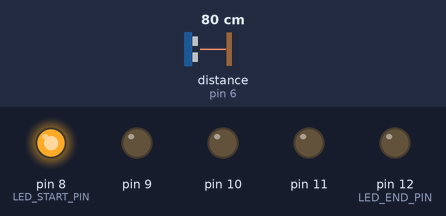
A sketch run on a simulated Arduino Uno, built with avr-gcc and run on an emulated ATmega328P. On the bench: output pins drawn as LEDs (lit = HIGH). The test bench sets the inputs (shaded band); at power-on: distance to the obstacle (sensor on pin 6) 80 cm. The echo pulse lasts 58.3 µs per cm.

Above: at 1.2 s.
1.3 s: distance to the obstacle (sensor on pin 6) set to 26 cm
2.8 s: distance to the obstacle (sensor on pin 6) set to 21 cm
At 3.5 s:
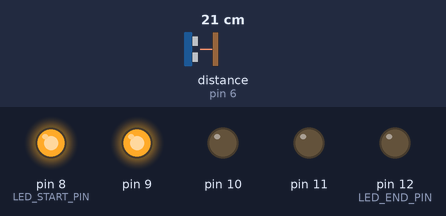
4.3 s: distance to the obstacle (sensor on pin 6) set to 16 cm
At 4.8 s:
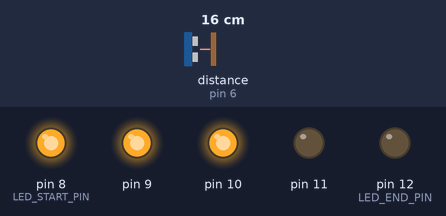
5.8 s: distance to the obstacle (sensor on pin 6) set to 9 cm
7.3 s: distance to the obstacle (sensor on pin 6) set to 6 cm
At 7.6 s:
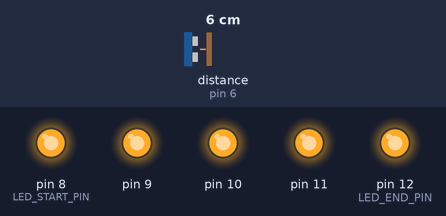
8.8 s: distance to the obstacle (sensor on pin 6) set to 18 cm
At 9.2 s:
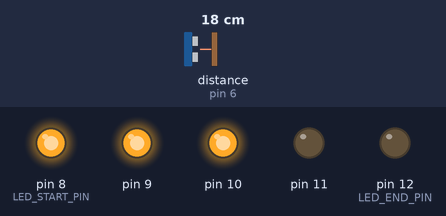
Timing chart, 0 to 11.3 s (numbered marks = the images above; inputs shaded):
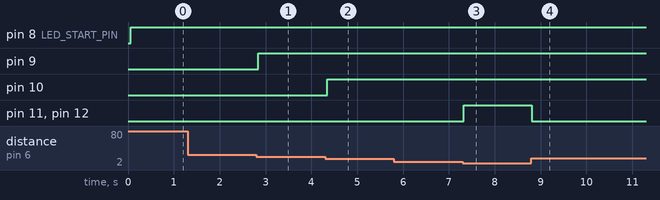

Measured:
- the behaviour switches between 24 and 23 cm on distance to the obstacle (sensor on pin 6) (found by bisection; images 0 and 1)
- the behaviour switches between 19 and 18 cm on distance to the obstacle (sensor on pin 6) (found by bisection; images 1 and 2)
- the behaviour switches between 8 and 7 cm on distance to the obstacle (sensor on pin 6) (found by bisection; images 2 and 3)
- after the input at 1.3 s, every drawn part: stays the same
- after the input at 2.8 s, pin 9: LOW → HIGH at once
- after the input at 4.3 s, pin 10: LOW → HIGH at once
- after the input at 5.8 s, every drawn part: stays the same
- after the input at 7.3 s, pin 11, pin 12 (LED_END_PIN): LOW → HIGH at once
- after the input at 8.8 s, pin 11, pin 12 (LED_END_PIN): HIGH → LOW at once

The sketch:

parking_assistant.ino
```cpp
// ---------------------------------------------------------------------------
// Parking assistant
// ---------------------------------------------------------------------------

#include <NewPing.h>

#define TRIGGER_PIN  7  // Arduino pin tied to trigger pin on the ultrasonic sensor.
#define ECHO_PIN     6  // Arduino pin tied to echo pin on the ultrasonic sensor.
#define MAX_DISTANCE 400 // Maximum distance we want to ping for (in centimeters). Maximum sensor distance is rated at 400-500cm.
#define LED_START_PIN 8
#define LED_END_PIN 12
#define LEVEL1 B00001
#define LEVEL2 B00011
#define LEVEL3 B00111
#define LEVEL4 B01111
#define LEVEL5 B11111

NewPing sonar(TRIGGER_PIN, ECHO_PIN, MAX_DISTANCE); // NewPing setup of pins and maximum distance.
//int leds[] = {GREEN_PIN, YELLOW_PIN, RED_PIN};
int current_pin = 0;


int get_pin(int distance){
  if (distance == 0){
    return LEVEL1;
  }else if (distance <8){
    return LEVEL5;
  }else if (distance >= 10 && distance < 13){
    return LEVEL4;
  }else if (distance >= 15 && distance <=18){
    return LEVEL3;
  }else if (distance > 20 && distance <24){
    return LEVEL2;
  }else if (distance >= 26) {
    return LEVEL1;
  }else{
    return 0;
  }
}

void flash_pin(int pin_number){
  int copy_pin=pin_number;
  for (int i=LED_START_PIN; i<=LED_END_PIN; i++){
    digitalWrite(i, (copy_pin & B1));
    copy_pin = copy_pin >> 1;
  }
}

void setup() {
  Serial.begin(115200); // Open serial monitor at 115200 baud to see ping results.
  for (int i=LED_START_PIN; i<=LED_END_PIN; i++){
    pinMode(i, OUTPUT);
  }
  //pinMode(RED_PIN, OUTPUT);
  //pinMode(GREEN_PIN, OUTPUT);
  //pinMode(YELLOW_PIN, OUTPUT);

}

void loop() {
  delay(50);                     // Wait 50ms between pings (about 20 pings/sec). 29ms should be the shortest delay between pings.
  int distance = sonar.ping_cm();
  //Serial.print("Ping: ");
  //Serial.print(distance); // Send ping, get distance in cm and print result (0 = outside set distance range)
  //Serial.println("cm");
  int new_pin = get_pin(distance);
  if (new_pin != 0 && new_pin != current_pin){
      flash_pin(new_pin);
      current_pin = new_pin;
  }
}
```
